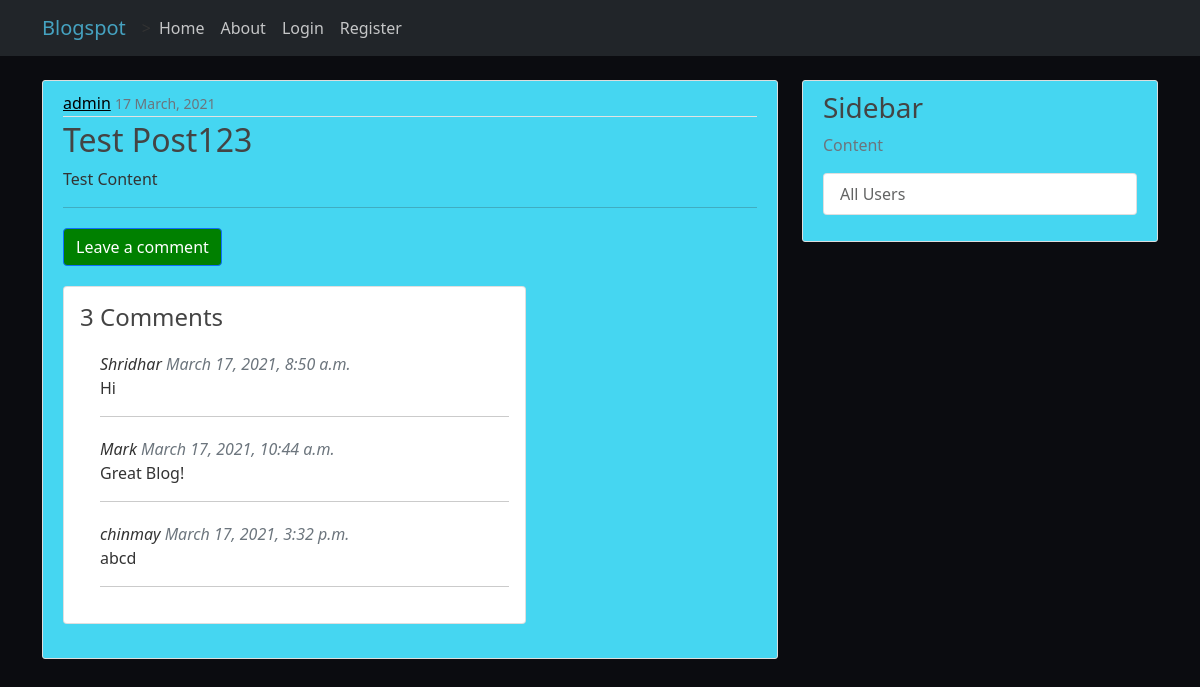
/post/1/, run on an earlier commit of the app's database.
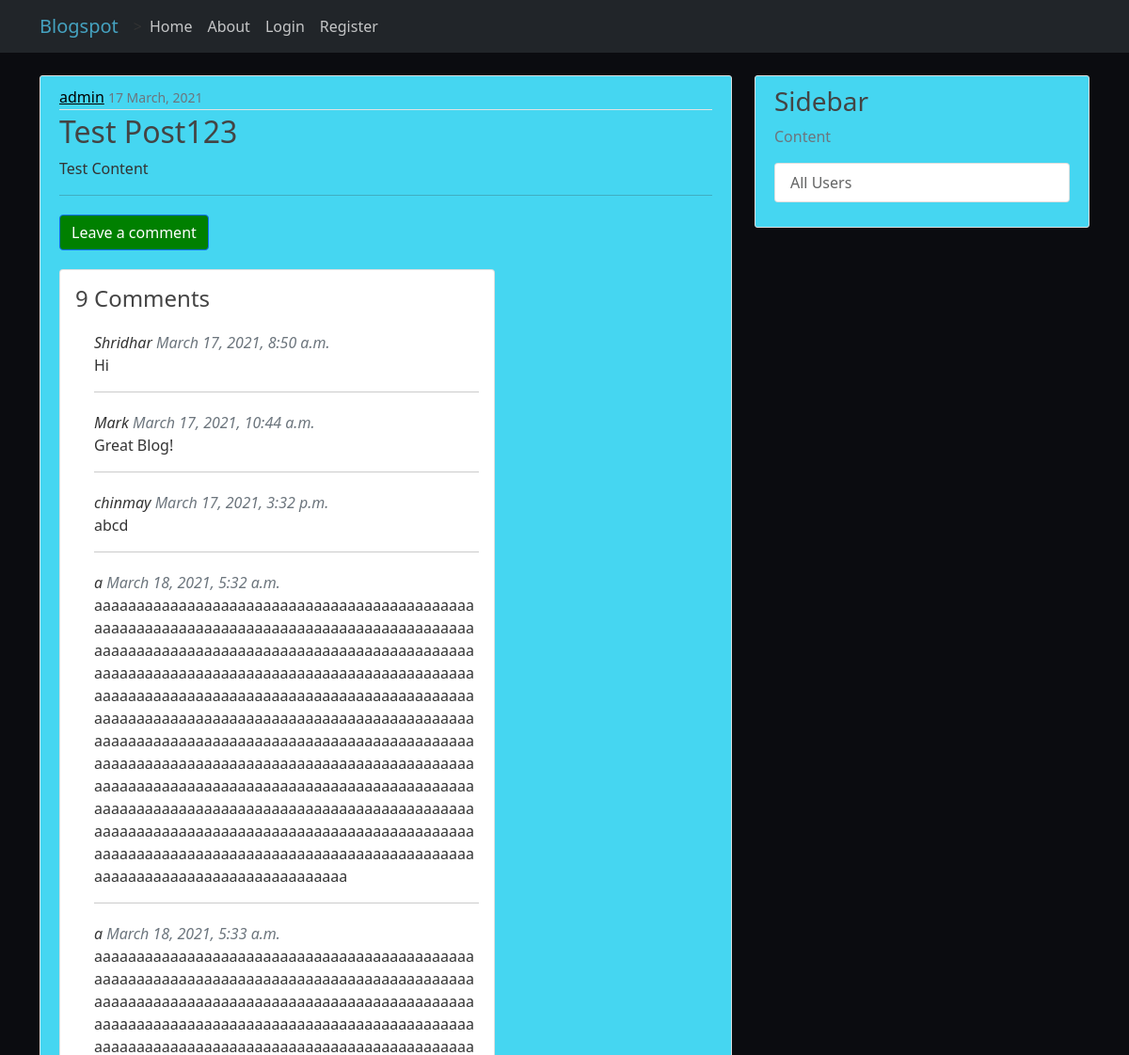
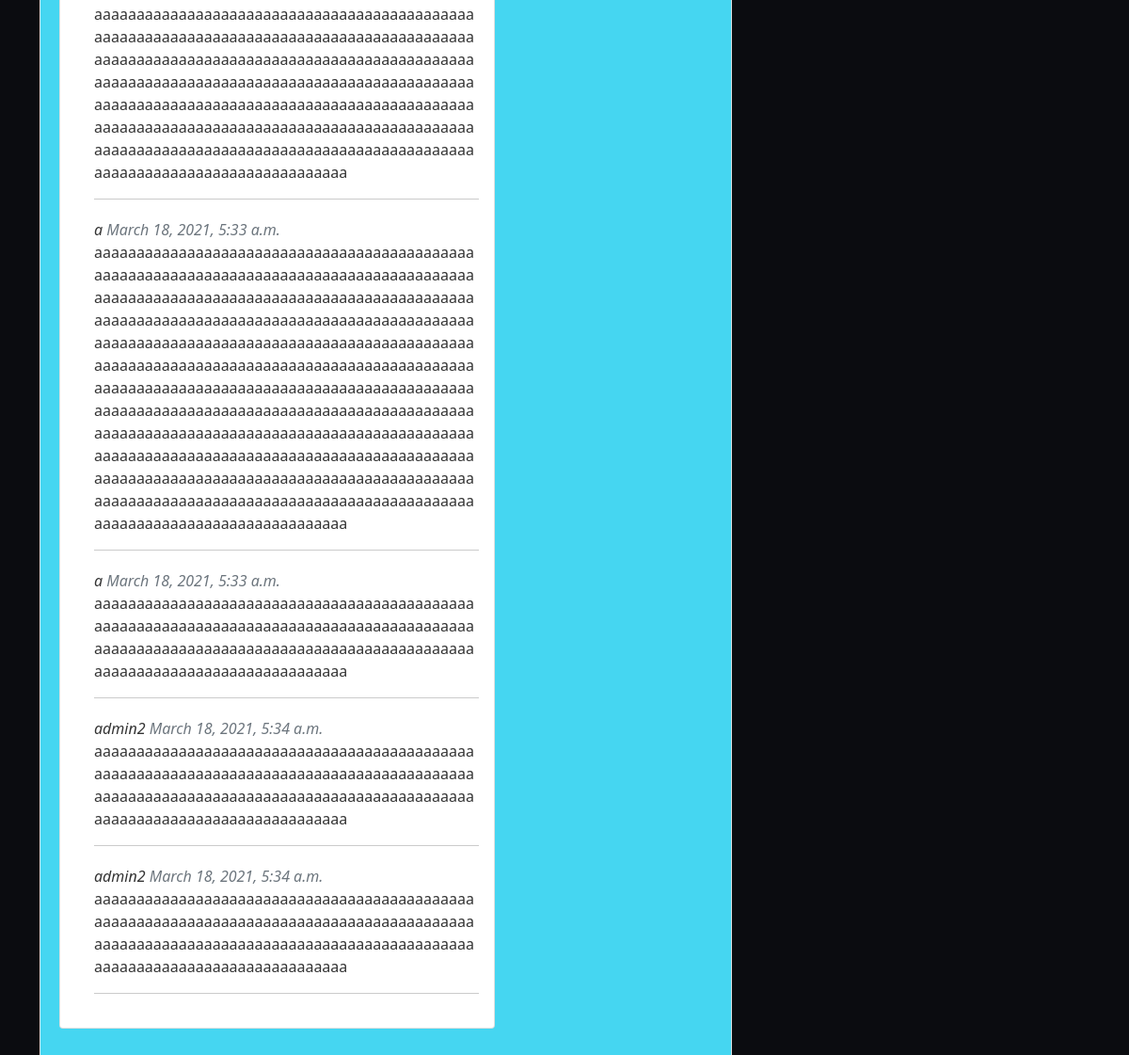
And on a later commit of the database (2 pictures, top to bottom).
### blog/models.py (models this page shows, shortened)
class Comment(models.Model):
    post = models.ForeignKey('blog.Post', on_delete=models.CASCADE, related_name='comments')
    Name = models.CharField(max_length=200)
    Email = models.EmailField()
    Body = models.TextField()
    created_date = models.DateTimeField(default=timezone.now)
    approved_comment = models.BooleanField(default=False)

### blog/views.py (the view)
# urls.py: path('post/<int:pk>/', PostDetailView.as_view(), name='post-detail'),
class PostDetailView(DetailView):
    model = Post

### blog/templates/blog/post_detail.html (shortened to what this page needs)
{% extends "blog/base.html" %}
    {% block content %}
        <article style="background:#45d6f1;"class="media content-section">
        <div class="media-body">
            <div class="article-metadata">
                <a style="color:black;"class="mr-2" href="#">{{ object.author }}</a>
                <small class="text-muted">{{ object.date_posted|date:"d F, Y"}}</small>
            </div>
            <h2 class="article-title">{{ object.title }}</h2>
            <p class="article-content">{{ object.content }}</p>
            <hr>
            <dev>
            <a style="background:green;"class="btn btn-primary ben-sm mt-1 mb-1" href="{% url 'add_comment_to_post' pk=post.pk %}">Leave a comment</a>
            </dev>
            <div class="col-md-8 card mb-4 mt-3 ">
                <div class="card-body">
                    {% with post.comments.count as total_comments %}
                    <h4>{{ total_comments }} Comments</h4>
                        {% endwith %} {% for comment in post.comments.all %}
                        <div class="comment" style="padding" 10px;">
                            <em class="font-weight-bolder">
                                {{ comment.Name }}
                            <span class="text-muted font-weight-normal">{{ comment.created_date }}</span>
                            </em>
                            <br>
                            <blockquote>{{ comment.Body | linebreaks }}</blockquote>
                            <hr>
                        </div>
                    {% empty %}
                        <p>No comments here yet :(</p>
                    {% endfor %}
            </div>
        </div>
        </article>
    {% endblock content %}

What changed in the data, as far as the page shows it:
added Comment: Name "a", created_date "March 18, 2021, 5:32 a.m.", Body "aaaaaaaaaaaaaaaaaaaaaaaaaaaaaaaaaaaaaaaaaaaaaaaaaaaaaaaaaaaaaaaaaaaaaaaaaaaaaaaaaaaaaaaaaaaaaaaaaaaaaaaaaaaaaaaaaaaaaaaaaaaaaaaaaaaaaaaaaaaaaaaaaaaaaaaaaaaaaaaaaaaaaaaaaaaaaaaaaaaaaaaaaaaaaaaaaaaaaaaaaaaaaaaaaaaaaaaaaaaaaaaaaaaaaaaaaaaaaaaaaaaaaaaaaaaaaaaaaaaaaaaaaaaaaaaaaaaaaaaaaaaaaaaaaaaaaaaaaaaaaaaaaaaaaaaaaaaaaaaaaaaaaaaaaaaaaaaaaaaaaaaaaaaaaaaaaaaaaaaaaaaaaaaaaaaaaaaaaaaaaaaaaaaaaaaaaaaaaaaaaaaaaaaaaaaaaaaaaaaaaaaaaaaaaaaaaaaaaaaaaaaaaaaaaaaaaaaaaaaaaaaaaaaaaaaaaaaaaaaaaaaaaaaaaaaaaaaaaaaaaaaaaaaaaaaaaaaaaaaaaaaaaaaaaaaaaaaaaaaaaaaaaaaaaaaaaaaaaaaaaaaaaaaaaa"
added Comment: Name "a", created_date "March 18, 2021, 5:33 a.m.", Body "aaaaaaaaaaaaaaaaaaaaaaaaaaaaaaaaaaaaaaaaaaaaaaaaaaaaaaaaaaaaaaaaaaaaaaaaaaaaaaaaaaaaaaaaaaaaaaaaaaaaaaaaaaaaaaaaaaaaaaaaaaaaaaaaaaaaaaaaaaaaaaaaaaaaaaaaaaaaaaaaaaaaaaaaaaaaaaaaaaaaaaaaaaaaaaaaaaaaaaaaaaaaaaaaaaaaaaaaaaaaaaaaaaaaaaaaaaaaaaaaaaaaaaaaaaaaaaaaaaaaaaaaaaaaaaaaaaaaaaaaaaaaaaaaaaaaaaaaaaaaaaaaaaaaaaaaaaaaaaaaaaaaaaaaaaaaaaaaaaaaaaaaaaaaaaaaaaaaaaaaaaaaaaaaaaaaaaaaaaaaaaaaaaaaaaaaaaaaaaaaaaaaaaaaaaaaaaaaaaaaaaaaaaaaaaaaaaaaaaaaaaaaaaaaaaaaaaaaaaaaaaaaaaaaaaaaaaaaaaaaaaaaaaaaaaaaaaaaaaaaaaaaaaaaaaaaaaaaaaaaaaaaaaaaaaaaaaaaaaaaaaaaaaaaaaaaaaaaaaaaaaaaaaaaaa"
added Comment: Name "a", created_date "March 18, 2021, 5:33 a.m.", Body "aaaaaaaaaaaaaaaaaaaaaaaaaaaaaaaaaaaaaaaaaaaaaaaaaaaaaaaaaaaaaaaaaaaaaaaaaaaaaaaaaaaaaaaaaaaaaaaaaaaaaaaaaaaaaaaaaaaaaaaaaaaaaaaaaaaaaaaaaaaaaaaaaaaaaaaaaaaaaaaaaaaaaaaaaaaaaaaaaaaaaaaaaaaaaaaaaaaaaaaaaaaaaaaaaaaaaaaaaaaaaaaaaaaaaaaaaaaaaaaaaaaaaaaaaaaaaaaaaaaaaaaaaaaaaaaaaaaaaaaaaaaaaaaaaaaaaaaaaaaaaaaaaaaaaaaaaaaaaaaaaaaaaaaaaaaaaaaaaaaaaaaaaaaaaaaaaaaaaaaaaaaaaaaaaaaaaaaaaaaaaaaaaaaaaaaaaaaaaaaaaaaaaaaaaaaaaaaaaaaaaaaaaaaaaaaaaaaaaaaaaaaaaaaaaaaaaaaaaaaaaaaaaaaaaaaaaaaaaaaaaaaaaaaaaaaaaaaaaaaaaaaaaaaaaaaaaaaaaaaaaaaaaaaaaaaaaaaaaaaaaaaaaaaaaaaaaaaaaaaaaaaaaaaaaa"
added Comment: Name "a", created_date "March 18, 2021, 5:33 a.m.", Body "aaaaaaaaaaaaaaaaaaaaaaaaaaaaaaaaaaaaaaaaaaaaaaaaaaaaaaaaaaaaaaaaaaaaaaaaaaaaaaaaaaaaaaaaaaaaaaaaaaaaaaaaaaaaaaaaaaaaaaaaaaaaaaaaaaaaaaaaaaaaaaaaaaaaaaaaaaaaaaaaaaaaa"
added Comment: Name "admin2", created_date "March 18, 2021, 5:34 a.m.", Body "aaaaaaaaaaaaaaaaaaaaaaaaaaaaaaaaaaaaaaaaaaaaaaaaaaaaaaaaaaaaaaaaaaaaaaaaaaaaaaaaaaaaaaaaaaaaaaaaaaaaaaaaaaaaaaaaaaaaaaaaaaaaaaaaaaaaaaaaaaaaaaaaaaaaaaaaaaaaaaaaaaaaa"
added Comment: Name "admin2", created_date "March 18, 2021, 5:34 a.m.", Body "aaaaaaaaaaaaaaaaaaaaaaaaaaaaaaaaaaaaaaaaaaaaaaaaaaaaaaaaaaaaaaaaaaaaaaaaaaaaaaaaaaaaaaaaaaaaaaaaaaaaaaaaaaaaaaaaaaaaaaaaaaaaaaaaaaaaaaaaaaaaaaaaaaaaaaaaaaaaaaaaaaaaa"
Also different on the page:
{{ total_comments }}: "3" → "9"
